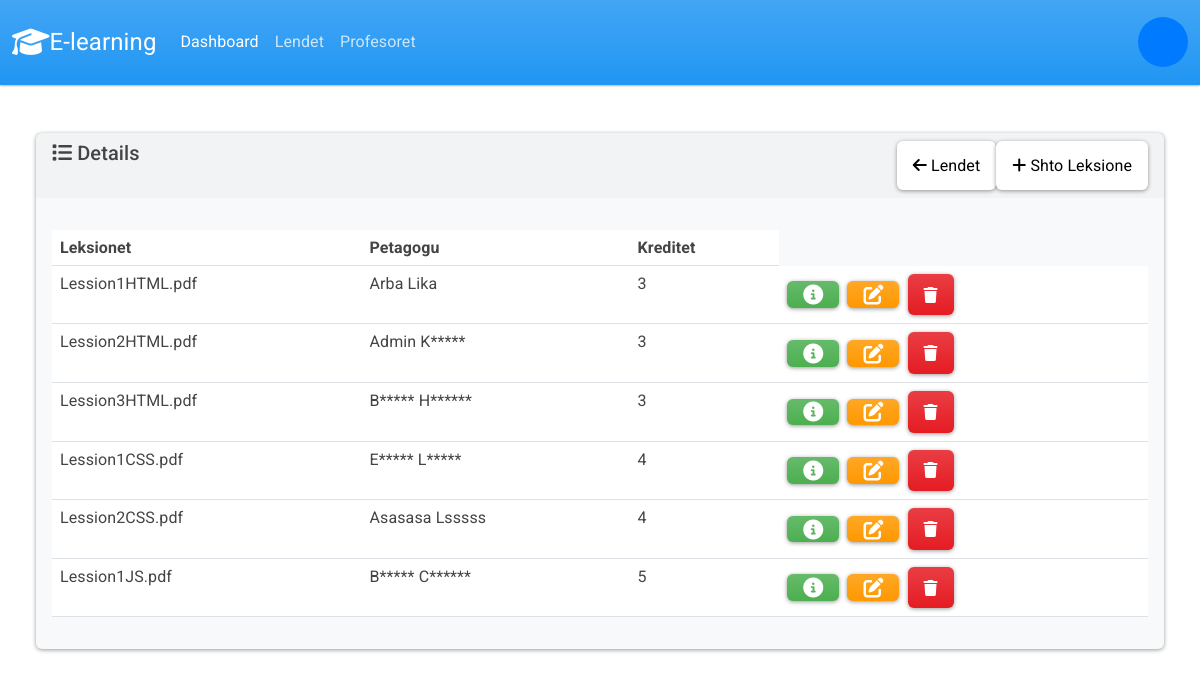
Page /stafi/website/ on the committed database.
### stafi/models.py (models this page shows, shortened)
class Kurset(models.Model):
    leksioni = models.FileField(max_length=2080)
    petagogu=models.CharField(max_length=255)
    kredite= models.IntegerField()
    subject = models.ForeignKey(Subject, on_delete=models.CASCADE, default=None, blank=True, null=True)

### stafi/views.py (the view)
# urls.py: path('website/', views.website, name='website'),
def website(request):
    stored_messages = messages.get_messages(request)
    if request.method == 'POST':
        form = KursetForm(request.POST, request.FILES)
        if form.is_valid():
            form.save()
            return HttpResponseRedirect(reverse('website'))
        else:
           print(form.errors)
           return HttpResponse('Form not valid')
    else:
        form = KursetForm()
        return render(request, 'stafi/website.html', {
            'form': form,
            'kurset': Kurset.objects.all(),
            'messages': stored_messages
        })

### stafi/templates/stafi/website.html (shortened to what this page needs)
{% extends "stafi/base.html" %}
{% block body %}
<br><br>
<div class=" row">
    <div class="col-12">
        {% if kurset %}
        <div class="card bg-light ms-4 me-4 mb-4">
            <div class="card-header">
    <div class="row">
        <div class="col">
           <h5><i class="fa-solid fa-list"></i> Details</h5>
        </div>
        <div class="col text-end">
            <a href="{% url 'subjects_list' %}" class="btn btn-secondary" style="text-transform: none;">
                <i class="fa-solid fa-arrow-left"></i> Lendet
            <a href="{% url 'shtoLende' %}" class="btn btn-secondary" style="text-transform: none;">
                <i class="fa-solid fa-plus"></i> Shto Leksione
            </a>
        </div>
    </div>
</div>
            <div class="card-body">
                <p class="card-text">
                <div class="table-responsive">
                    <table class="table table-hover">
                        <thead>
                        <tr>
                            <th scope="col">Leksionet</th>
                            <th scope="col">Petagogu</th>
                            <th scope="col">Kreditet</th>
                        </tr>
                        </thead>
                        <tbody>
                        {% for kurs in kurset %}
                        <tr>
                            <td>{{kurs.leksioni}}</td>
                            <td>{{kurs.petagogu}}</td>
                            <td>{{kurs.kredite}}</td>
                            <td>
                                  <button type="button"
                                        href="{% url 'view_website' kurs.id %}"
                                        data-bs-target="#myModal{{ kurs.id }}"
                                        data-bs-toggle="modal"
                                        class="btn btn-success me-1">
                                    <i class="fa-solid fa-circle-info fa-lg"></i>
                                </button>
                                <a class="btn btn-warning me-1" href="{% url 'editLendet' kurs.id %}"><i
                                        class="fa-solid fa-pen-to-square fa-lg"></i></a>
     <button type="button" class="btn btn-danger" data-bs-toggle="modal"
                                        data-bs-target="#deleteLendet{{kurs.id}}">
                                    <i class="fa-solid fa-trash" fa-lg></i></button>
                            </td>
                        </tr>
                        {% endfor %}
                        </tbody>
                    </table>
                </div>
            </div>
        </div>
        {% else %}
        <h5 class="alert alert-primary ms-4 me-4">Nuk kemi asnje lende te rregjistruar.</h5>
        {% endif%}
    </div>
</div>
{% endblock%}

### stafi/templates/stafi/base.html (shortened to what this page needs)
{% load static %}
<html xmlns="http://www.w3.org/1999/html">
<head>
    <link rel="stylesheet" href="https://cdnjs.cloudflare.com/ajax/libs/font-awesome/6.4.2/css/all.min.css"
/>
    <link rel="stylesheet" href="https://cdn.jsdelivr.net/npm/bootstrap@5.5.0/dist/css/bootstrap.min.css">
    <link href="{% static 'css/bootstrap.min.css'%}" rel="stylesheet">
</head>
<body class="d-flex flex-column min-vh-100">
<nav class="navbar navbar-expand-lg bg-primary" data-bs-theme="dark">
    <div class="container-fluid">
        <a class="navbar-brand" href="#"> <i class="fa-solid fa-graduation-cap fa-lg"></i>E-learning </a>
        <div class="collapse navbar-collapse" id="navbarColor01">
            <ul class="navbar-nav me-auto">
                <li class="nav-item">
                    <a class="nav-link active" href="{% url 'dashboard' %}">Dashboard
                    </a>
                </li>
                <li class="nav-item">
                    <a class="nav-link" href="{% url 'subjects_list' %}">Lendet</a>
                </li>
                <li class="nav-item">
                    <a class="nav-link" href="{% url 'index' %}">Profesoret</a>
                </li>
            </ul>
        </div>
<div class="admin-details">
  <div class="avatar-container">
    <div id="user-avatar" class="avatar">
    </div>
  </div>
</div>
</div>
</nav>
<div class="container-fluid">
    {% block body %}
    {% endblock %}
</div>
</body>
</html>

### stafi/templates/stafi/base.html (style rules this page uses)
.admin-details { display: flex; align-items: center; margin-left: auto; }
.avatar-container { position: relative; }
.avatar { width: 50px; height: 50px; background-color: #007bff; color: white; border-radius: 50%; text-align: center; line-height: 40px; cursor: pointer; }

### rows in the picture
Kurset: leksioni "Lession1HTML.pdf", petagogu "Arba Lika", kredite "3"
Kurset: leksioni "Lession2HTML.pdf", petagogu "Admin K*****", kredite "3"
Kurset: leksioni "Lession3HTML.pdf", petagogu "B***** H******", kredite "3"
Kurset: leksioni "Lession1CSS.pdf", petagogu "E***** L*****", kredite "4"
Kurset: leksioni "Lession2CSS.pdf", petagogu "Asasasa Lsssss", kredite "4"
Kurset: leksioni "Lession1JS.pdf", petagogu "B***** C******", kredite "5"
